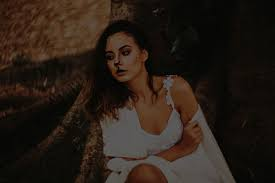
#> input picture test.jpeg, 275 x 183 px; its folder holds only this picture in this run
$ python -i equalize.py   (imports and definitions only)
#> lines starting #> are read from the running program, lines starting #| are printed output that depends on the picture
#> further down, picture is the input picture: shape (183, 275, 3); mean B, G, R 22.2, 30.1, 40.5
import cv2


def clahe_equalize_bgr(img_bgr, clip_limit=2.5, tile_grid=(8, 8)):
    """Contrast Limited Adaptive Histogram Equalization, applied only to
    the L (lightness) channel in LAB color space.

    Fixes uneven/dark lighting locally without distorting color (unlike
    equalizing each BGR channel separately, which shifts hue/saturation)
    and without the harsh, noise-amplified look of a single global
    histogram equalization -- the clip limit caps how much any one
    tile's contrast can be stretched, and each tile is equalized against
    its own local neighborhood rather than the whole image's histogram.
    """
#> called with clip_limit = 2.5, tile_grid = (8, 8)
    lab = cv2.cvtColor(img_bgr, cv2.COLOR_BGR2LAB)
#> lab: shape (183, 275, 3); mean of channels 0, 1, 2 32.3, 131.5, 134.4
    l, a, b = cv2.split(lab)
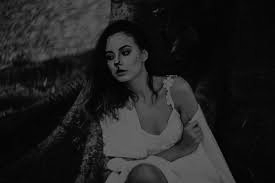
#> l: shape (183, 275); min 0, max 114, mean 32.3
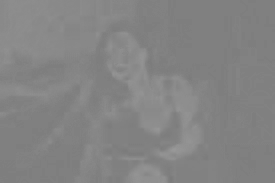
#> a: shape (183, 275); min 123, max 152, mean 131.5
    clahe = cv2.createCLAHE(clipLimit=clip_limit, tileGridSize=tile_grid)
    l_eq = clahe.apply(l)
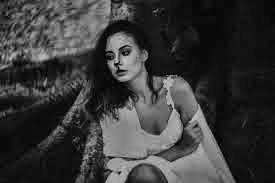
#> l_eq: shape (183, 275); min 1, max 197, mean 57.2
    merged = cv2.merge((l_eq, a, b))
#> merged: shape (183, 275, 3); mean of channels 0, 1, 2 57.2, 131.5, 134.4
    return cv2.cvtColor(merged, cv2.COLOR_LAB2BGR)
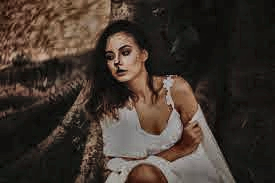
#> returned value: shape (183, 275, 3); mean B, G, R 45.7, 53.6, 64.7

>>> import cv2
>>> picture = cv2.imread('../test.jpeg')
>>> result = clahe_equalize_bgr(picture)
